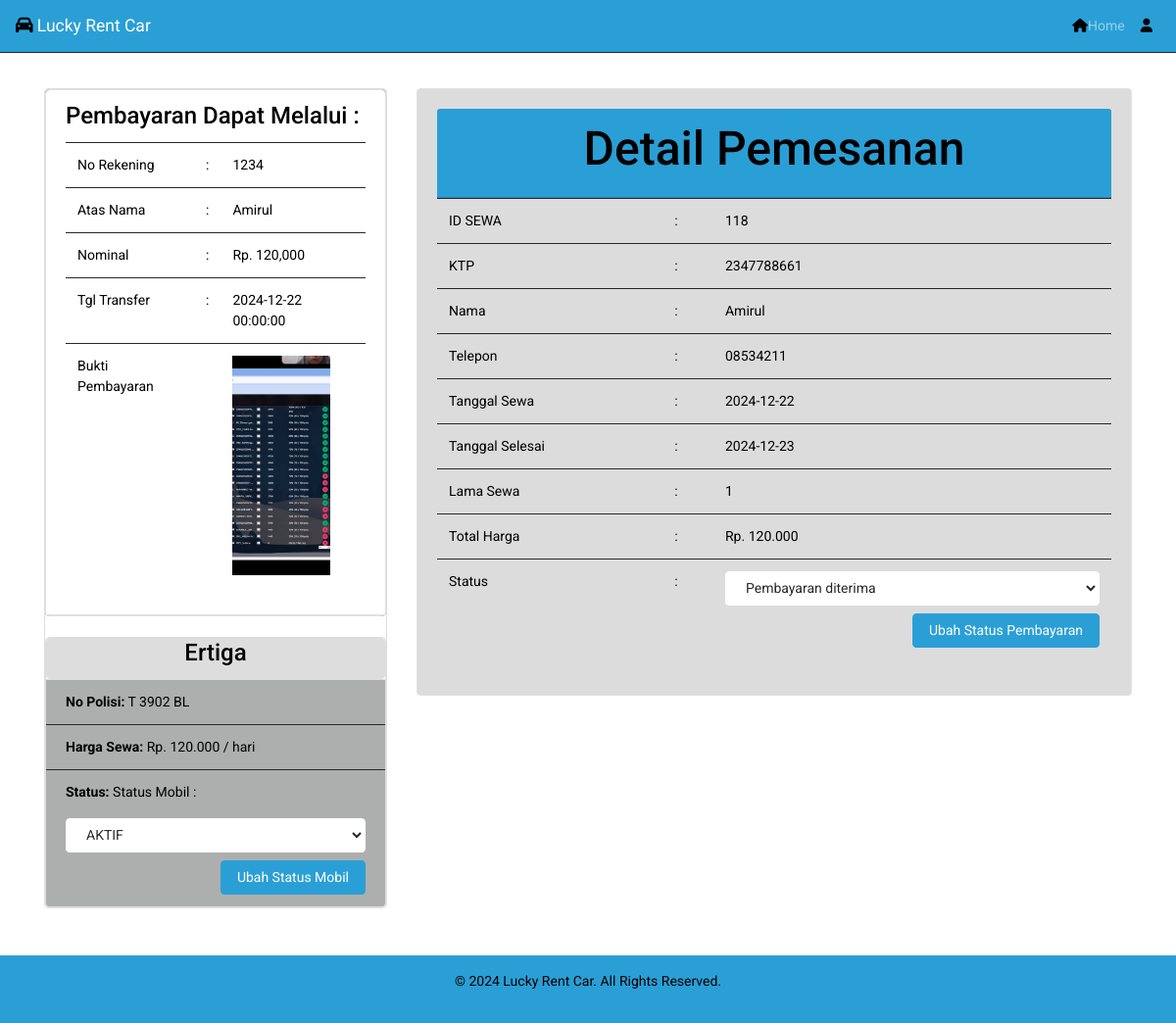
The app's page /admin/order/bayar.php?id_sewa=118 with its own data.
### tables this page shows
CREATE TABLE `pembayaran` (
  `id_pembayaran` int NOT NULL,
  `id_sewa` int DEFAULT NULL,
  `nama` varchar(50) DEFAULT NULL,
  `total_harga` decimal(10,2) DEFAULT NULL,
  `metode_pembayaran` varchar(50) DEFAULT NULL,
  `no_rek` varchar(50) DEFAULT NULL,
  `bukti_pembayaran` varchar(255) DEFAULT NULL,
  `tanggal_pembayaran` datetime DEFAULT NULL
);

CREATE TABLE `sewa` (
  `id_sewa` int NOT NULL,
  `id_mobil` int DEFAULT NULL,
  `id_user` int NOT NULL,
  `nama_sewa` varchar(90) NOT NULL,
  `ktp` varchar(25) NOT NULL,
  `jenkel_sewa` varchar(20) NOT NULL,
  `alamat` varchar(90) NOT NULL,
  `tlp_sewa` varchar(20) NOT NULL,
  `tujuan` varchar(90) NOT NULL,
  `tgl_sewa` date NOT NULL,
  `tgl_kembali` date NOT NULL,
  `lama` int NOT NULL,
  `harga_total` double NOT NULL,
  `konf_pembayaran` varchar(255) NOT NULL
);

CREATE TABLE `mobil` (
  `id_mobil` int NOT NULL,
  `no_polisi` varchar(12) NOT NULL,
  `merk` varchar(90) NOT NULL,
  `tahun` varchar(10) NOT NULL,
  `harga` double NOT NULL,
  `s_mobil` varchar(20) NOT NULL,
  `poto` varchar(255) DEFAULT NULL,
  `deskripsi` varchar(255) DEFAULT NULL,
  `created_at` datetime NOT NULL DEFAULT CURRENT_TIMESTAMP
);

### admin/order/bayar.php (the view, shortened to what this page needs)
<?php
include("../../db/koneksi.php");
$id_sewa = $_GET['id_sewa'];
$sql = "SELECT s.*, m.merk, m.harga, m.no_polisi, m.s_mobil FROM sewa s JOIN mobil m ON s.id_mobil = m.id_mobil WHERE s.id_sewa = ?";
$stmt = $konek->prepare($sql);
$stmt->bind_param("i", $id_sewa);
$stmt->execute();
$result = $stmt->get_result();
$row = $result->fetch_assoc();
$pembayaran_sql = "SELECT * FROM pembayaran WHERE id_sewa = ?";
$pembayaran_stmt = $konek->prepare($pembayaran_sql);
$pembayaran_stmt->bind_param("i", $id_sewa);
$pembayaran_stmt->execute();
$pembayaran_result = $pembayaran_stmt->get_result();
$pembayaran_data = $pembayaran_result->fetch_assoc();
?>
<!DOCTYPE html>
<html lang="en">
<head>
    <link rel="stylesheet" href="https://cdn.jsdelivr.net/npm/bootswatch@4.5.2/dist/cyborg/bootstrap.min.css">
    <link rel="stylesheet" href="https://cdnjs.cloudflare.com/ajax/libs/font-awesome/6.6.0/css/all.min.css">
</head>
<body>
    <nav class="navbar navbar-expand-lg navbar-dark bg-primary fixed-top">
        <a class="navbar-brand" href="#"><i class="fa-solid fa-car"></i> Lucky Rent Car</a>
        <div class="collapse navbar-collapse" id="navbarNav">
            <ul class="navbar-nav ml-auto">
                <li class="nav-item">
                    <a class="nav-link" href="../dashbord_admin.php?x=badmin"><i class="fas fa-home"></i>Home</a>
                </li>
                <li class="nav-item">
                    <a class="nav-link"><i class="fas fa-user"></i><?php echo $_SESSION['username']; ?></a>
                </li>
            </ul>
        </div>
    </nav>
    <br>
    <br>
    <div class="container py-5">
        <div class="row">
            <div class="col-sm-4">
                <div class="card">
                    <div class="card border" style="background-color:rgb(11, 4, 3);">
                        <div class="card-header bg-white text-black">
                            <h5 class="card-title" style="color:#000">Pembayaran Dapat Melalui :</h5>
                            <?php if ($pembayaran_data): ?>
                                <table class="table">
                                    <tr>
                                        <td class="text-black">No Rekening</td>
                                        <td class="text-black"> :</td>
                                        <td class="text-black"><?= $pembayaran_data['no_rek']; ?></td>
                                    </tr>
                                    <tr>
                                        <td class="text-black">Atas Nama</td>
                                        <td class="text-black"> :</td>
                                        <td class="text-black"><?= $pembayaran_data['nama']; ?></td>
                                    </tr>
                                    <tr>
                                        <td class="text-black">Nominal</td>
                                        <td class="text-black"> :</td>
                                        <td class="text-black" >Rp. <?= number_format($pembayaran_data['total_harga']); ?></td>
                                    </tr>
                                    <tr>
                                        <td class="text-black">Tgl Transfer</td>
                                        <td class="text-black"> :</td>
                                        <td class="text-black"><?= $pembayaran_data['tanggal_pembayaran']; ?></td>
                                    </tr>
                                    <tr>
                                        <td class="text-black">Bukti Pembayaran</td>
                                        <td> :</td>
                                        <td>
                                            <?php if (!empty($pembayaran_data['bukti_pembayaran'])): ?>
                                                <a href="#" data-toggle="modal" data-target="#buktiModal">
                                                    <img src="../../uploads/<?= htmlspecialchars($pembayaran_data['bukti_pembayaran']); ?>" alt="Bukti Pembayaran" style="width: 100px; height: auto; cursor: pointer;">
                                                </a>
                                            <?php else: ?>
                                                <p>Tidak ada bukti pembayaran yang diunggah.</p>
                                            <?php endif; ?>
                                        </td>
                                    </tr>
                                </table>
                            <?php else: ?>
                                <h4>Belum dibayar</h4>
                            <?php endif; ?>
                        </div>
                    </div>
                    <br />
                    <div class="card">
                        <div class="card" style="background:#ddd">
                            <h5 class="card-title text-center" style="color: black"><?php echo $row['merk']; ?></h5>
                        </div>
                        <ul class="list-group list-group-flush">
                            <li class="list-group-item bg-dark text-white">
                                <p class="card-text" style="color: black"><strong>No Polisi:</strong> <?php echo $row['no_polisi']; ?></p>
                            </li>
                            <li class="list-group-item bg-dark text-white">
                                <p class="card-text" style="color: black"><strong>Harga Sewa:</strong> Rp. <?php echo number_format($row['harga'], 0, ',', '.'); ?> / hari</p>
                            </li>
                            <li class="list-group-item bg-dark text-white">
                                <p class="card-text" style="color: black">
                                    <strong>Status:</strong>
                                <tr>
                                    <td>Status Mobil</td>
                                    <td> :</td>
                                    <td>
                                        <form method="POST" action="">
                                            <select class="form-control" name="status_mobil">
                                                <option value="AKTIF" <?php if($row['s_mobil'] == 'AKTIF'){echo 'selected';}?>>
                                                    AKTIF
                                                </option>
                                            </select>
                                            <button type="submit" class="btn btn-primary float-right mt-2">Ubah Status Mobil</button>
                                        </form>
                                    </td>
                                </tr>
                            </li>
                        </ul>
                    </div>
                </div>
            </div>
            <div class="col-sm-8">
                <div class="card border" style="background-color: #DCDCDC;">
                    <div class="card-body">
                        <div class="card-header bg-primary text-center" style="color:#000">
                            <h2>Detail Pemesanan</h2>
                        </div>
                        <table class="table" style="color: #000;">
                            <tr>
                                <td>ID SEWA</td>
                                <td> :</td>
                                <td><?php echo $row['id_sewa']; ?></td>
                            </tr>
                            <tr>
                                <td>KTP</td>
                                <td> :</td>
                                <td><?php echo $row['ktp']; ?></td>
                            </tr>
                            <tr>
                                <td>Nama</td>
                                <td> :</td>
                                <td><?php echo $row['nama_sewa']; ?></td>
                            </tr>
                            <tr>
                                <td>Telepon</td>
                                <td> :</td>
                                <td><?php echo $row['tlp_sewa']; ?></td>
                            </tr>
                            <tr>
                                <td>Tanggal Sewa</td>
                                <td> :</td>
                                <td><?php echo $row['tgl_sewa']; ?></td>
                            </tr>
                            <tr>
                                <td>Tanggal Selesai</td>
                                <td> :</td>
                                <td><?php echo $row['tgl_kembali']; ?></td>
                            </tr>
                            <tr>
                                <td>Lama Sewa</td>
                                <td> :</td>
                                <td><?php echo $row['lama']; ?></td>
                            </tr>
                            <tr>
                                <td>Total Harga</td>
                                <td> :</td>
                                <td>Rp. <?php echo number_format($row['harga_total'], 0, ',', '.'); ?></td>
                            </tr>
                            <tr>
                                <td>Status</td>
                                <td> :</td>
                                <td>
                                    <form method="POST" action="">
                                        <select class="form-control" name="status">
                                            <option value="Pembayaran diterima" <?php if($row['konf_pembayaran'] == 'Pembayaran diterima'){echo 'selected';}?>>
                                                Pembayaran diterima
                                            </option>
                                        </select>
                                        <button type="submit" class="btn btn-primary float-right mt-2">Ubah Status Pembayaran</button>
                                    </form>
                                </td>
                            </tr>
                        </table>
                    </div>
                </div>
            </div>
        </div>
    </div>
    <footer class="bg-primary text-white text-center py-3">
        <p>&copy; 2024 Lucky Rent Car. All Rights Reserved.</p>
    </footer>
<link rel="stylesheet" href="https://cdnjs.cloudflare.com/ajax/libs/font-awesome/6.6.0/css/all.min.css">
</body>
</html>

### admin/order/bayar.php (style rules this page uses)
body { background-color: white; }
.card { background-color: white; border: 1px solid #ddd; }
p { color: #000; }
i { color: #000; }
.text-black { color: black; }

### records on screen
pembayaran: no_rek "1234", nama "Amirul", total_harga "120,000", tanggal_pembayaran "2024-12-22 00:00:00", bukti_pembayaran (picture)
sewa: id_mobil.merk "Ertiga", id_mobil.no_polisi "T 3902 BL", id_mobil.harga "120.000", id_sewa "118", ktp "2347788661", nama_sewa "Amirul", tlp_sewa "08534211", tgl_sewa "2024-12-22", tgl_kembali "2024-12-23", lama "1", harga_total "120.000", status "Pembayaran diterima"
mobil: status_mobil "AKTIF"
